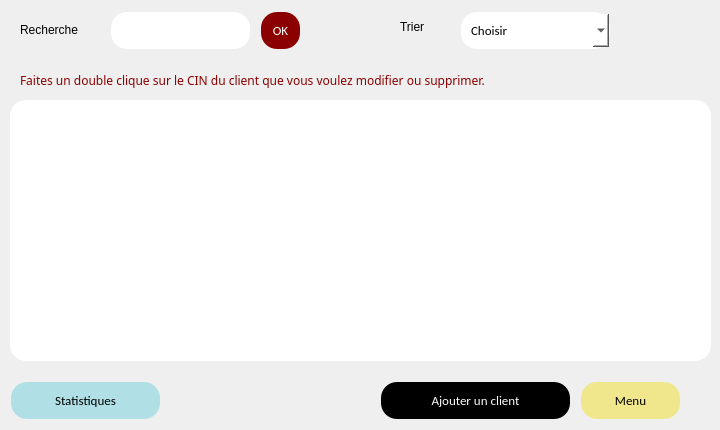
   <widget class="QWidget" name="page_3">
    <widget class="QTableView" name="tableView">
     <property name="geometry">
      <rect>
       <x>10</x>
       <y>100</y>
       <width>701</width>
       <height>261</height>
      </rect>
     </property>
     <property name="styleSheet">
      <string notr="true">background-color:white;
border-radius: 16px</string>
     </property>
    </widget>
    <widget class="QLabel" name="label_7">
     <property name="geometry">
      <rect>
       <x>20</x>
       <y>70</y>
       <width>551</width>
       <height>20</height>
      </rect>
     </property>
     <property name="styleSheet">
      <string notr="true">color :#8B0000;
font-family: courrier new;</string>
     </property>
     <property name="text">
      <string>Faites un double clique sur le CIN du client que vous voulez modifier ou supprimer.</string>
     </property>
    </widget>
    <widget class="QLabel" name="label_24">
     <property name="geometry">
      <rect>
       <x>20</x>
       <y>20</y>
       <width>91</width>
       <height>20</height>
      </rect>
     </property>
     <property name="text">
      <string>Recherche</string>
     </property>
    </widget>
    <widget class="QLineEdit" name="lineEdit_17">
     <property name="geometry">
      <rect>
       <x>110</x>
       <y>10</y>
       <width>141</width>
       <height>41</height>
      </rect>
     </property>
     <property name="styleSheet">
      <string notr="true">background-color: white	;
  border: none;
  color: black;
  padding: 10px;
  text-align: center;
  text-decoration: none;
font-family:calibri;
  display: inline-block;
  font-size: 13px;
  margin: 2px 1px;
  border-radius : 16px;</string>
     </property>
    </widget>
    <widget class="QLabel" name="label_25">
     <property name="geometry">
      <rect>
       <x>400</x>
       <y>20</y>
       <width>47</width>
       <height>13</height>
      </rect>
     </property>
     <property name="text">
      <string>Trier</string>
     </property>
    </widget>
    <widget class="QComboBox" name="comboBox_5">
     <property name="geometry">
      <rect>
       <x>460</x>
       <y>10</y>
       <width>151</width>
       <height>41</height>
      </rect>
     </property>
     <property name="styleSheet">
      <string notr="true">background-color: white	;
  border: none;
  color: black;
  padding: 10px;
  text-align: center;
  text-decoration: none;
font-family:calibri;
  display: inline-block;
  font-size: 13px;
  margin: 2px 1px;
  border-radius : 16px;</string>
     </property>
     <item>
      <property name="text">
       <string>Choisir</string>
      </property>
     </item>
     <item>
      <property name="text">
       <string>Alphabétique</string>
      </property>
     </item>
     <item>
      <property name="text">
       <string>Age croissant</string>
      </property>
     </item>
     <item>
      <property name="text">
       <string>Age décroissant</string>
      </property>
     </item>
    </widget>
    <widget class="QPushButton" name="pushButton_7">
     <property name="geometry">
      <rect>
       <x>260</x>
       <y>10</y>
       <width>41</width>
       <height>41</height>
      </rect>
     </property>
     <property name="styleSheet">
      <string notr="true">background-color: #8B0000	;
  border: none;
  color: white;
  padding: 10px;
  text-align: center;
  text-decoration: none;
font-family:calibri;
  display: inline-block;
  font-size: 13px;
  margin: 2px 1px;
  border-radius : 16px;</string>
     </property>
     <property name="text">
      <string>OK</string>
     </property>
    </widget>
    <widget class="QPushButton" name="pushButton_8">
     <property name="geometry">
      <rect>
       <x>380</x>
       <y>380</y>
       <width>191</width>
       <height>41</height>
      </rect>
     </property>
     <property name="styleSheet">
      <string notr="true">background-color: black;
  border: none;
  color: white;
  padding: 10px;
  text-align: center;
  text-decoration: none;
font-family:calibri;
  display: inline-block;
  font-size: 13px;
  margin: 2px 1px;
  border-radius : 16px;</string>
     </property>
     <property name="text">
      <string>Ajouter un client</string>
     </property>
    </widget>
    <widget class="QPushButton" name="pushButton_37">
     <property name="geometry">
      <rect>
       <x>580</x>
       <y>380</y>
       <width>101</width>
       <height>41</height>
      </rect>
     </property>
     <property name="styleSheet">
      <string notr="true">background-color: 	#F0E68C			;
  border: none;
  color: black;
  padding: 10px;
  text-align: center;
  text-decoration: none;
font-family:calibri;
  display: inline-block;
  font-size: 13px;
  margin: 2px 1px;
  border-radius : 16px;</string>
     </property>
     <property name="text">
      <string>Menu</string>
     </property>
    </widget>
    <widget class="QPushButton" name="pushButton_38">
     <property name="geometry">
      <rect>
       <x>10</x>
       <y>380</y>
       <width>151</width>
       <height>41</height>
      </rect>
     </property>
     <property name="styleSheet">
      <string notr="true">background-color: 	#B0E0E6			;
  border: none;
  color: black;
  padding: 10px;
  text-align: center;
  text-decoration: none;
font-family:calibri;
  display: inline-block;
  font-size: 13px;
  margin: 2px 1px;
  border-radius : 16px;</string>
     </property>
     <property name="text">
      <string>Statistiques</string>
     </property>
    </widget>
   </widget>
